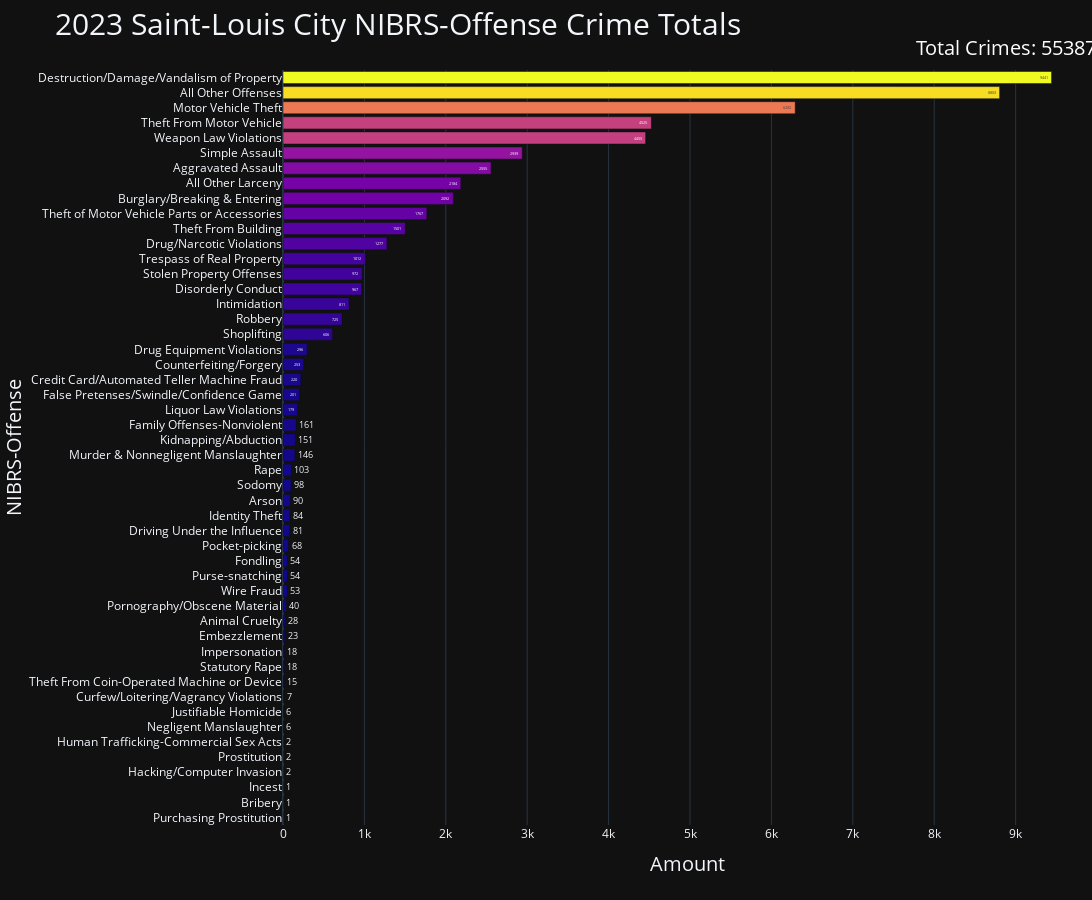
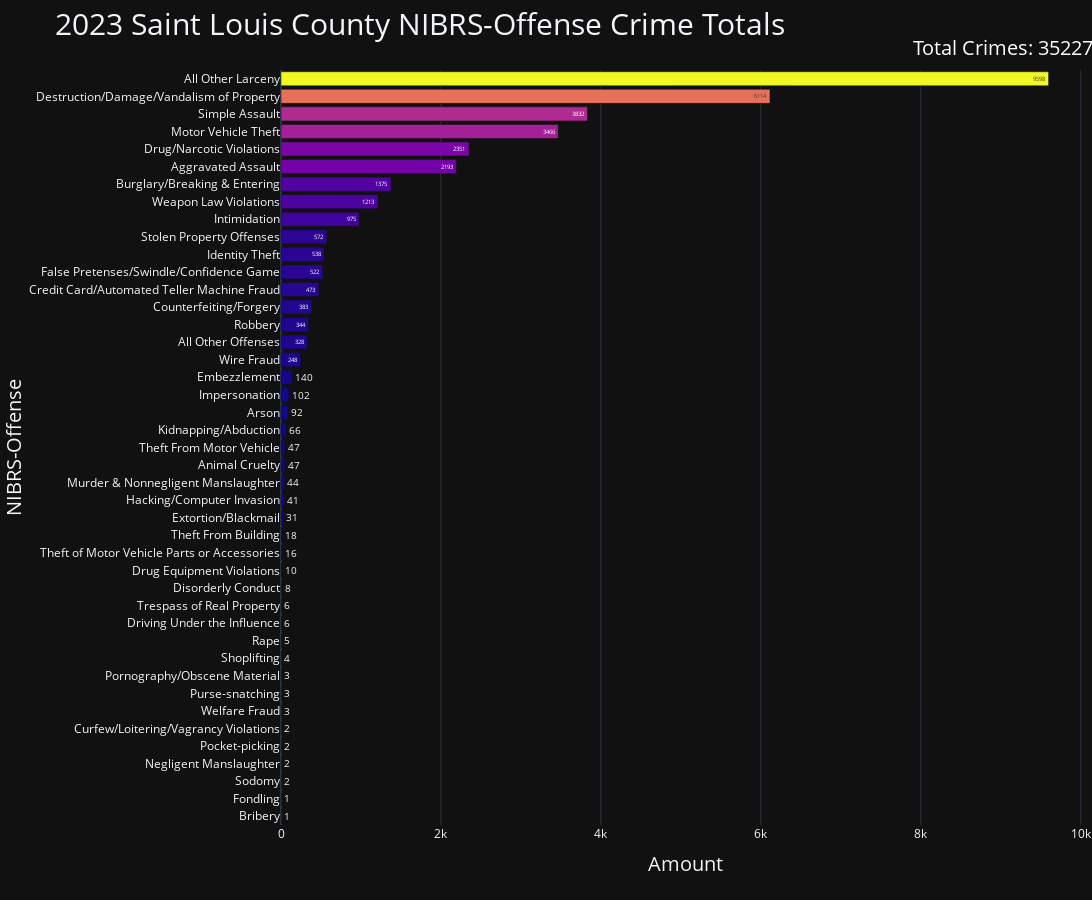

These figures' notebook cell, in order:
### Markdown cell above
### Bar Charts

### Code cell
def createCountyCityBarChart(dataFrame, areaColumn, nibrsColumn, areaPath):
    '''
    Title: Create County & City Bar Charts
    Description: This function creates a barchart of all the crime for that given area
    with the following NIBRS column.
    dataFrame: The dataframe in which all data is found. 
    areaColumn: The column name of the area in which you would to create images for.
    areaPath: Path to where these images will be saved.
    '''

    # Create list of all NeighborHoods
    area_list = dataFrame[dataFrame[areaColumn].notnull()][areaColumn].unique()

    # For each Neighborhood in the list
    for area in area_list:

        # Create DataFrame of Neighborhood
        area_df = dataFrame[dataFrame[areaColumn] == area].copy()

        # Value Count Lists
        area_vc = pd.DataFrame(area_df[nibrsColumn].value_counts().reset_index())

        # Create Bar Chart
        barChart = go.Figure(go.Bar(name=f'Total Crime by {nibrsColumn}',   # Chart Title
                             text=area_vc["count"],                         # Add Data Labels to bars
                             orientation='h',                               # Orientation of Chart
                             y=area_vc[nibrsColumn],                        # y Values
                             x=area_vc['count'],                            # x values
                             showlegend=False,                              # Do not show legend
                             marker=dict(color=area_vc['count'])))          # Continuous colors based on amount

        # Update BarChart Layout
        barChart.update_layout(height= 900,                                                 # Height of Subplot
                               width= 1400,                                                 # Width of Subplot
                               margin={"r":0,"t":70,"l":0,"b":75},                          # Margin values right, top, left, bottom    
                               title=dict(text=f'2023 {area} {nibrsColumn} Crime Totals',   # Title of BarChart
                                          font=dict(size=30)),                              # Title Font size
                               autosize=True,                                               # Set Autosize of charts to True or False
                               template='plotly_dark',                                      # Template of Subplot
                               yaxis=dict(autorange="reversed",                             # Reverse Y-axis order
                                          title=dict(text=f'{nibrsColumn}',                 # Y-axis title
                                                     font=dict(size=20))),                  # Y-axis title font size
                               xaxis=dict(title=dict(text=f'Amount',                        # X-axis title
                                                     font=dict(size=20))))                  # X-axis title font size
        
        # Add Totla Crime Stats
        barChart.add_annotation(dict(y=1.05,                                    # y position 
                                     x=0.78,                                    # X position 
                                     yref="paper",                              # set y reference to paper
                                     xref="paper",                              # Set X reference to paper
                                     xanchor='left',                            # Set x anchor
                                     showarrow=False,                           # Don't show arrow
                                     textangle=0,                               # Angle of Title
                                     font=dict(color='white',                   # Font color
                                               size=20),                        # Font size
                                     text=f"Total Crimes: {len(area_df)}"))     # Title of Annotation

        # Replace / or " " with a dash
        area = area.replace(" ", "-")
        area = area.replace("/","-")

        # Create Path information
        coverImagePath = f'BarChart-2023-({nibrsColumn})-{area}.html'
        areaFullPath = f'{areaPath}'
        
        # Set the full path
        finalPath = os.path.join(areaFullPath,coverImagePath)

        # Save HTML
        barChart.write_html(finalPath)

    # Show successful creation
    print(f'[SUCCESS] Area Scatter Maps are Created for {areaColumn}!')

# Create & Save Density Maps
createCountyCityBarChart(dataFrame=stl_city_df,           # DataFrame                                   
                           areaColumn='Geo-County',       # Area Column                                   
                           nibrsColumn='NIBRS-Offense',   # NIBRS Column                               
                           areaPath='City/')              # Directory Path                                          

createCountyCityBarChart(dataFrame=stl_county_df,         # DataFrame           
                           areaColumn='Geo-County',       # Area Column          
                           nibrsColumn='NIBRS-Offense',   # NIBRS Column                           
                           areaPath='County/')            # Directory Path

createCountyCityBarChart(dataFrame=stl_city_df,                    # DataFrame                                   
                           areaColumn='Geo-County',                # Area Column                                   
                           nibrsColumn='NIBRS-Offense-Category',   # NIBRS Column                               
                           areaPath='City/')                       # Directory Path                                          

createCountyCityBarChart(dataFrame=stl_county_df,                  # DataFrame           
                           areaColumn='Geo-County',                # Area Column          
                           nibrsColumn='NIBRS-Offense-Category',   # NIBRS Column                           
                           areaPath='County/')                     # Directory Path

### Figure 1 — Plotly figure (JSON) as saved in the notebook; plotly's stock layout.template omitted (floating-point values rounded to 4 significant figures)
{"data": [{"marker": {"color": [9441, 8803, 6292, 4525, 4455, 2939, 2555, 2184, 2092, 1767, 1501, 1277, 1012, 972, 967, 811, 725, 606, 296, 253, 220, 201, 179, 161, 151, 146, 103, 98, 90, 84, 81, 68, 54, 54, 53, 40, 28, 23, 18, 18, 15, 7, 6, 6, 2, 2, 2, 1, 1, 1]}, "name": "Total Crime by NIBRS-Offense", "orientation": "h", "showlegend": false, "text": [9441, 8803, 6292, 4525, 4455, 2939, 2555, 2184, 2092, 1767, 1501, 1277, 1012, 972, 967, 811, 725, 606, 296, 253, 220, 201, 179, 161, 151, 146, 103, 98, 90, 84, 81, 68, 54, 54, 53, 40, 28, 23, 18, 18, 15, 7, 6, 6, 2, 2, 2, 1, 1, 1], "type": "bar", "x": [9441, 8803, 6292, 4525, 4455, 2939, 2555, 2184, 2092, 1767, 1501, 1277, 1012, 972, 967, 811, 725, 606, 296, 253, 220, 201, 179, 161, 151, 146, 103, 98, 90, 84, 81, 68, 54, 54, 53, 40, 28, 23, 18, 18, 15, 7, 6, 6, 2, 2, 2, 1, 1, 1], "y": ["Destruction/Damage/Vandalism of Property", "All Other Offenses", "Motor Vehicle Theft", "Theft From Motor Vehicle", "Weapon Law Violations", "Simple Assault", "Aggravated Assault", "All Other Larceny", "Burglary/Breaking & Entering", "Theft of Motor Vehicle Parts or Accessories", "Theft From Building", "Drug/Narcotic Violations", "Trespass of Real Property", "Stolen Property Offenses", "Disorderly Conduct", "Intimidation", "Robbery", "Shoplifting", "Drug Equipment Violations", "Counterfeiting/Forgery", "Credit Card/Automated Teller Machine Fraud", "False Pretenses/Swindle/Confidence Game", "Liquor Law Violations", "Family Offenses-Nonviolent", "Kidnapping/Abduction", "Murder & Nonnegligent Manslaughter", "Rape", "Sodomy", "Arson", "Identity Theft", "Driving Under the Influence", "Pocket-picking", "Fondling", "Purse-snatching", "Wire Fraud", "Pornography/Obscene Material", "Animal Cruelty", "Embezzlement", "Impersonation", "Statutory Rape", "Theft From Coin-Operated Machine or Device", "Curfew/Loitering/Vagrancy Violations", "Justifiable Homicide", "Negligent Manslaughter", "Human Trafficking-Commercial Sex Acts", "Prostitution", "Hacking/Computer Invasion", "Incest", "Bribery", "Purchasing Prostitution"]}], "layout": {"annotations": [{"font": {"color": "white", "size": 20}, "showarrow": false, "text": "Total Crimes: 55387", "textangle": 0, "x": 0.78, "xanchor": "left", "xref": "paper", "y": 1.05, "yref": "paper"}], "autosize": true, "height": 900, "margin": {"b": 75, "l": 0, "r": 0, "t": 70}, "title": {"font": {"size": 30}, "text": "2023 Saint-Louis City NIBRS-Offense Crime Totals"}, "width": 1400, "xaxis": {"title": {"font": {"size": 20}, "text": "Amount"}}, "yaxis": {"autorange": "reversed", "title": {"font": {"size": 20}, "text": "NIBRS-Offense"}}}}

### Figure 2 — Plotly figure (JSON) as saved in the notebook; plotly's stock layout.template omitted (floating-point values rounded to 4 significant figures)
{"data": [{"marker": {"color": [9598, 6114, 3832, 3466, 2351, 2193, 1375, 1213, 975, 572, 538, 522, 473, 383, 344, 328, 248, 140, 102, 92, 66, 47, 47, 44, 41, 31, 18, 16, 10, 8, 6, 6, 5, 4, 3, 3, 3, 2, 2, 2, 2, 1, 1]}, "name": "Total Crime by NIBRS-Offense", "orientation": "h", "showlegend": false, "text": [9598, 6114, 3832, 3466, 2351, 2193, 1375, 1213, 975, 572, 538, 522, 473, 383, 344, 328, 248, 140, 102, 92, 66, 47, 47, 44, 41, 31, 18, 16, 10, 8, 6, 6, 5, 4, 3, 3, 3, 2, 2, 2, 2, 1, 1], "type": "bar", "x": [9598, 6114, 3832, 3466, 2351, 2193, 1375, 1213, 975, 572, 538, 522, 473, 383, 344, 328, 248, 140, 102, 92, 66, 47, 47, 44, 41, 31, 18, 16, 10, 8, 6, 6, 5, 4, 3, 3, 3, 2, 2, 2, 2, 1, 1], "y": ["All Other Larceny", "Destruction/Damage/Vandalism of Property", "Simple Assault", "Motor Vehicle Theft", "Drug/Narcotic Violations", "Aggravated Assault", "Burglary/Breaking & Entering", "Weapon Law Violations", "Intimidation", "Stolen Property Offenses", "Identity Theft", "False Pretenses/Swindle/Confidence Game", "Credit Card/Automated Teller Machine Fraud", "Counterfeiting/Forgery", "Robbery", "All Other Offenses", "Wire Fraud", "Embezzlement", "Impersonation", "Arson", "Kidnapping/Abduction", "Theft From Motor Vehicle", "Animal Cruelty", "Murder & Nonnegligent Manslaughter", "Hacking/Computer Invasion", "Extortion/Blackmail", "Theft From Building", "Theft of Motor Vehicle Parts or Accessories", "Drug Equipment Violations", "Disorderly Conduct", "Trespass of Real Property", "Driving Under the Influence", "Rape", "Shoplifting", "Pornography/Obscene Material", "Purse-snatching", "Welfare Fraud", "Curfew/Loitering/Vagrancy Violations", "Pocket-picking", "Negligent Manslaughter", "Sodomy", "Fondling", "Bribery"]}], "layout": {"annotations": [{"font": {"color": "white", "size": 20}, "showarrow": false, "text": "Total Crimes: 35227", "textangle": 0, "x": 0.78, "xanchor": "left", "xref": "paper", "y": 1.05, "yref": "paper"}], "autosize": true, "height": 900, "margin": {"b": 75, "l": 0, "r": 0, "t": 70}, "title": {"font": {"size": 30}, "text": "2023 Saint Louis County NIBRS-Offense Crime Totals"}, "width": 1400, "xaxis": {"title": {"font": {"size": 20}, "text": "Amount"}}, "yaxis": {"autorange": "reversed", "title": {"font": {"size": 20}, "text": "NIBRS-Offense"}}}}
